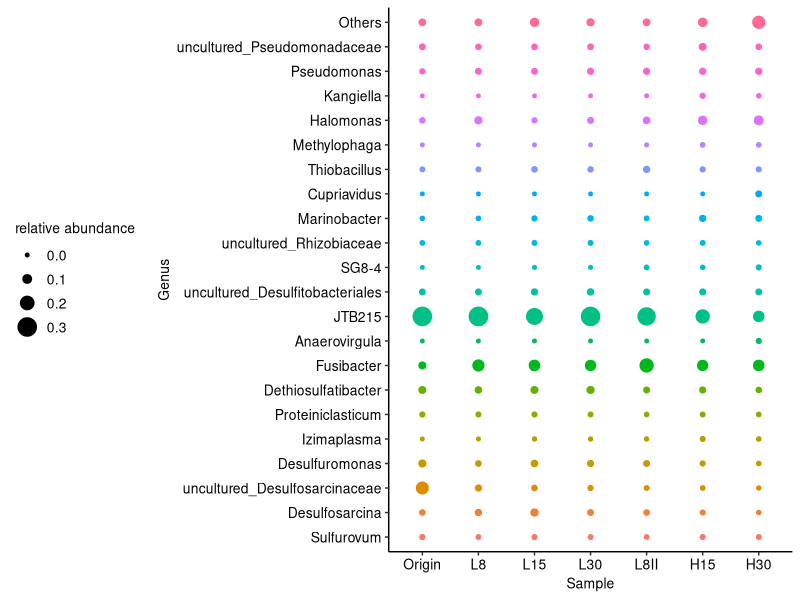
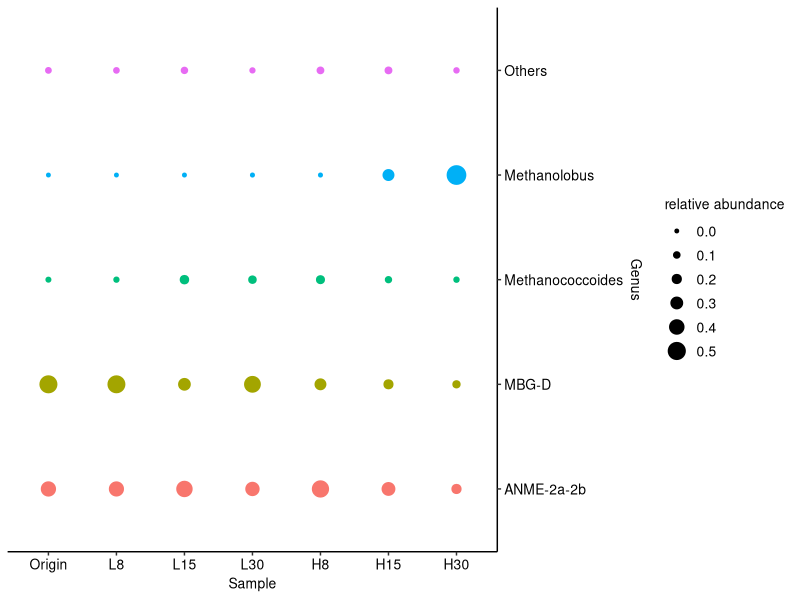
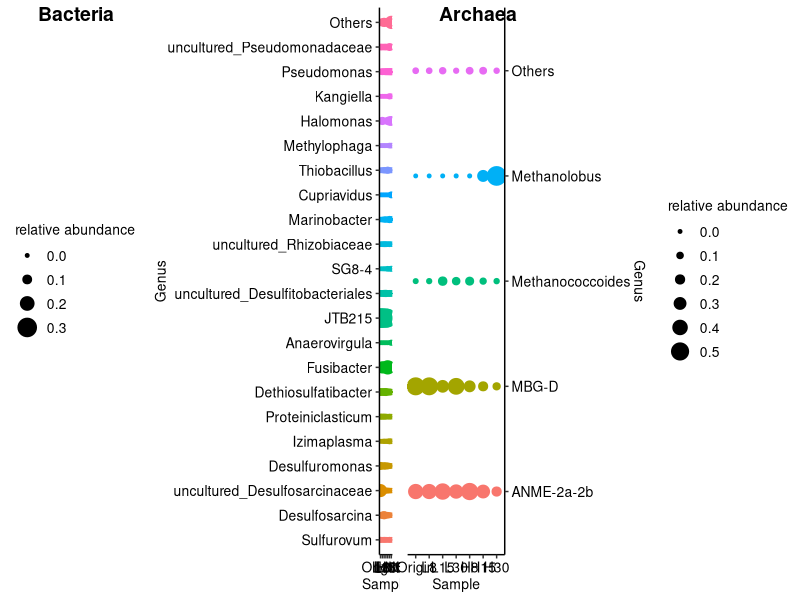
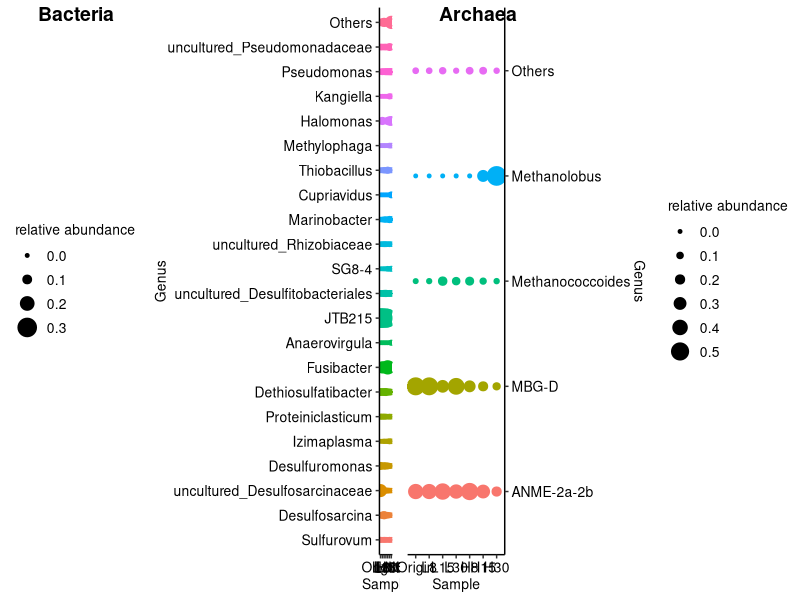

Write the R code that produced these figures, in order.
library(ggplot2)
library(reshape2)
data=read.table("Fig 2 Bacteria_genus.txt",header = T)
df=melt(data)
colnames(df)=c("Genus","fac","Sample","relative abundance")
(p_b=ggplot(data = df, mapping = aes(x = Sample, y = Genus, colour = fac, size = `relative abundance`)) +
  geom_point()+
  theme_classic()+
  scale_x_discrete(labels=c("Origin","L8","L15","L30","L8II","H15","H30"))+
  scale_y_discrete(limits=c("Sulfurovum","Desulfosarcina","uncultured_Desulfosarcinaceae",
                            "Desulfuromonas","Izimaplasma","Proteiniclasticum",
                            "Dethiosulfatibacter","Fusibacter","Anaerovirgula","JTB215",
                            "uncultured_Desulfitobacteriales","SG8-4","uncultured_Rhizobiaceae",
                            "Marinobacter","Cupriavidus","Thiobacillus","Methylophaga",
                            "Halomonas","Kangiella","Pseudomonas","uncultured_Pseudomonadaceae",
                            "Others"))+
  theme(
        axis.title=element_text(colour='black', size=10),
        axis.text=element_text(colour='black',size=10),
        legend.text=element_text(size=10),
        legend.title=element_text(size=10),
        legend.position = "left"
        )+
  scale_radius()+scale_color_discrete(guide="none")
)

data=read.table("Fig 2 Archaea_genus.txt",header = T)
df=melt(data)
colnames(df)=c("Genus","Sample","relative abundance")
(p_a=ggplot(data = df, mapping = aes(x = Sample, y = Genus, colour = Genus,size = `relative abundance`)) +
  geom_point()+
  theme_classic()+
  scale_x_discrete(labels=c("Origin","L8","L15","L30","H8","H15","H30"))+
  scale_y_discrete(position = "right")+  
  theme(
        axis.title=element_text(colour='black', size=10),
        axis.text=element_text(colour='black',size=10),
        legend.text=element_text(size=10),
        legend.title=element_text(size=10)
  )+
  scale_radius()+scale_color_discrete(guide="none")
)

library(cowplot)
plot_grid(p_b, p_a, labels = c("Bacteria", "Archaea"))
ggsave(file="Fig 2.pdf",dpi=300,width = 15, units="in",limitsize = FALSE)



